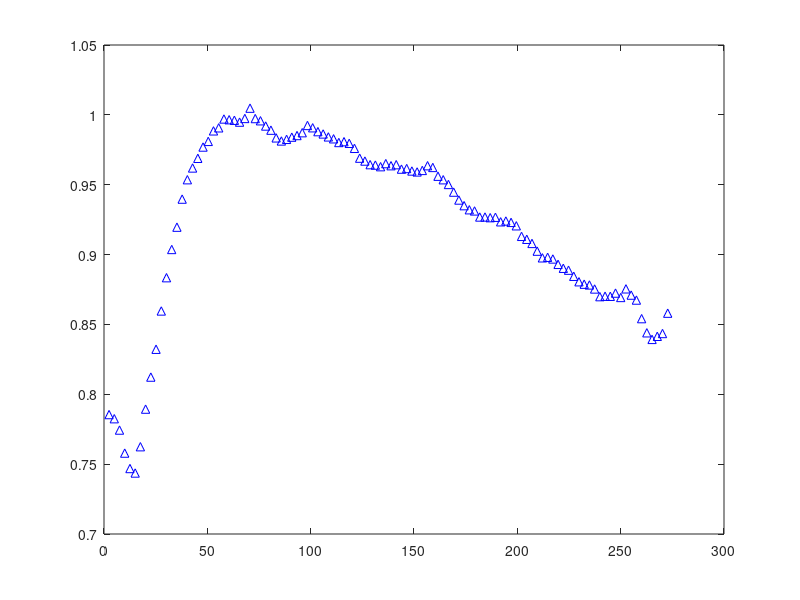

The MATLAB source for this figure: (Note: this script raises an error after producing the figure.)
water_plot_Xaxis = load('session_waterRMS', 'water_plot_Xaxis').water_plot_Xaxis;
water_u_RMS_plot_Yaxis = load('session_waterRMS', 'water_u_RMS_plot_Yaxis').water_u_RMS_plot_Yaxis;
water_v_RMS_plot_Yaxis = load('session_waterRMS', 'water_v_RMS_plot_Yaxis').water_v_RMS_plot_Yaxis;
solution_plot_Xaxis = load('session_solutionRMS', 'solution_plot_Xaxis').solution_plot_Xaxis;
solution_u_RMS_plot_Yaxis = load('session_solutionRMS', 'solution_u_RMS_plot_Yaxis').solution_u_RMS_plot_Yaxis;
solution_v_RMS_plot_Yaxis = load('session_solutionRMS', 'solution_v_RMS_plot_Yaxis').solution_v_RMS_plot_Yaxis;
water_Normalized_Re_stress = load('water_Normalized_Re_stress', 'water_Normalized_Re_stress').water_Normalized_Re_stress;
solution_Normalized_Re_stress = load('solution_Normalized_Re_stress', 'solution_Normalized_Re_stress').solution_Normalized_Re_stress;

% p_u_water = plot(water_plot_Xaxis,water_u_RMS_plot_Yaxis,'b^');
% p_u_water.LineWidth = 1.2;
% p_u_water.MarkerSize = 7;
% % p_u_water.MarkerEdgeColor = 'blue';
% p_u_water.MarkerFaceColor = 'blue';
% box on;
% xlabel('$${\it y^+}$$','FontSize',30,'Interpreter','latex');
% ylabel('$${\it u^\prime}_{{\rm rms}}^+$$','FontSize',30,'Interpreter','latex');
% xlim([0 60]); 
% ylim([0 5]);
% hold on
% p_u_solution = plot(solution_plot_Xaxis,solution_u_RMS_plot_Yaxis,'ro');
% p_u_solution.MarkerEdgeColor = 'red';
% p_u_solution.MarkerFaceColor = 'red';
% legend({'water','80ppm'},'Location','northeast')
% hold off 

p_v_water = plot(water_plot_Xaxis,water_v_RMS_plot_Yaxis,'b^');
p_v_water.LineWidth = 1.2;
p_v_water.MarkerSize = 7;
p_v_water.MarkerFaceColor = 'blue';
box on;
xlabel('$${\it y^+}$$','FontSize',30,'Interpreter','latex');
ylabel('$${\it v^\prime}_{{\rm rms}}^+$$','FontSize',30,'Interpreter','latex');
xlim([0 60]); 
ylim([0 5]);
hold on
p_v_solution = plot(solution_plot_Xaxis,solution_v_RMS_plot_Yaxis,'ro');
p_v_solution.MarkerEdgeColor = 'red';
p_v_solution.MarkerFaceColor = 'red';
legend({'water','80ppm'},'Location','northeast')
hold off 

% 無次元化されたレイノルズ剪断応力の粘弾性底層内の比較
% p_v_water = plot(water_plot_Xaxis,water_Normalized_Re_stress,'b^');
% p_v_water.LineWidth = 1.2;
% p_v_water.MarkerSize = 7;
% p_v_water.MarkerEdgeColor = 'blue';
% p_v_water.MarkerFaceColor = 'blue';
% box on;
% xlabel('$${\it y^+}$$','FontSize',20,'Interpreter','latex');
% ylabel('$$-\overline{{\it u^\prime}^+{\it v^\prime}^+}$$','FontSize',20,'Interpreter','latex');
% xlim([0 60]); 
% ylim([-0.6 1]); 
% yticks([-1:0.2:1.0]);
% hold on
% p_v_solution = plot(solution_plot_Xaxis,solution_Normalized_Re_stress,'r^');
% p_v_solution.MarkerEdgeColor = 'red';
% p_v_solution.MarkerFaceColor = 'red';
% legend({'water','80ppm'},'Location','northeast')
% hold off 